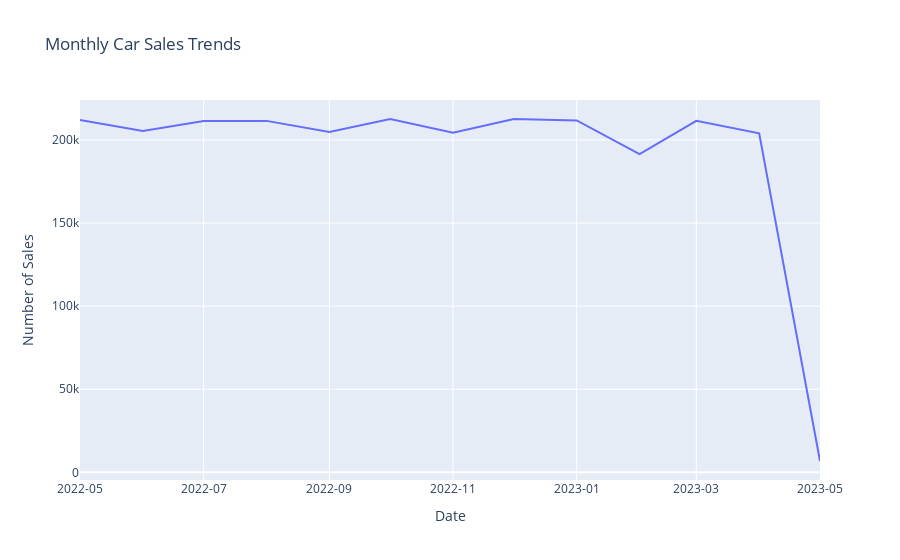

Notebook code cell kept with this figure:
### Markdown cell above
<h4>5. Sales Trends and Seasonality</h4>
<p> How do car sales trend over time, and is there any seasonality?</p>

### Code cell
# Extract year and month from 'Date'
car_sales['Year'] = car_sales['Date'].dt.year
car_sales['Month'] = car_sales['Date'].dt.month

#Group by year and month, then count sales
sales_trends = car_sales.groupby(['Year', 'Month']).size().reset_index(name='Sales Count')

# Sort the DataFrame for chronological plotting
sales_trends = sales_trends.sort_values(by=['Year', 'Month'])

# Create a line plot of sales trends
fig = px.line(sales_trends, x=pd.to_datetime(sales_trends[['Year', 'Month']].assign(DAY=1)), y='Sales Count',
              title='Monthly Car Sales Trends',
              labels={'x': 'Date', 'Sales Count': 'Number of Sales'})

# Enhance layout
fig.update_layout(xaxis_title='Date',
                  yaxis_title='Number of Sales',
                  xaxis=dict(tickformat='%Y-%m'),
                  hovermode='x')

fig.show()

### Figure 1 — Plotly figure (JSON) as saved in the notebook; plotly's stock layout.template omitted (floating-point values rounded to 4 significant figures)
{"data": [{"hovertemplate": "Date=%{x}<br>Number of Sales=%{y}<extra></extra>", "legendgroup": "", "line": {"color": "#636efa", "dash": "solid"}, "marker": {"symbol": "circle"}, "mode": "lines", "name": "", "orientation": "v", "showlegend": false, "type": "scatter", "x": ["2022-05-01T00:00:00", "2022-06-01T00:00:00", "2022-07-01T00:00:00", "2022-08-01T00:00:00", "2022-09-01T00:00:00", "2022-10-01T00:00:00", "2022-11-01T00:00:00", "2022-12-01T00:00:00", "2023-01-01T00:00:00", "2023-02-01T00:00:00", "2023-03-01T00:00:00", "2023-04-01T00:00:00", "2023-05-01T00:00:00"], "xaxis": "x", "y": [212001, 205421, 211428, 211446, 204798, 212586, 204302, 212520, 211693, 191524, 211459, 203983, 6839], "yaxis": "y"}], "layout": {"hovermode": "x", "legend": {"tracegroupgap": 0}, "title": {"text": "Monthly Car Sales Trends"}, "xaxis": {"anchor": "y", "domain": [0, 1], "tickformat": "%Y-%m", "title": {"text": "Date"}}, "yaxis": {"anchor": "x", "domain": [0, 1], "title": {"text": "Number of Sales"}}}}
